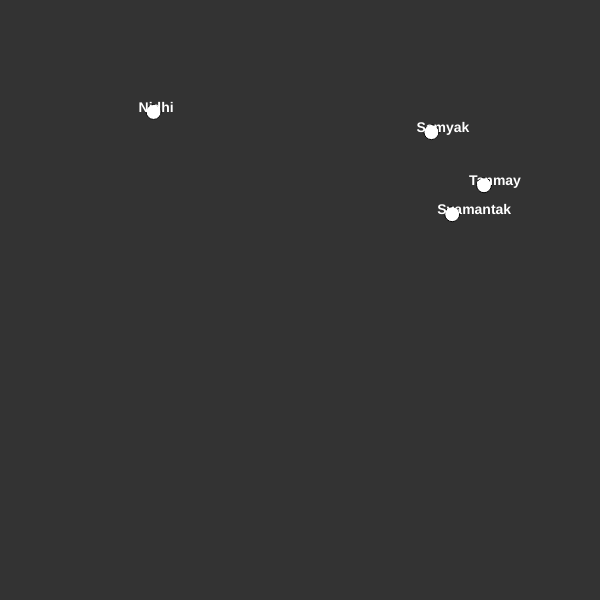
Frame 1 (no input)
Frame 60 (no input): identical to frame 1, image omitted
Frame 120 (the mouse pressed at the canvas centre since frame 60): identical to frame 1, image omitted

The p5.js sketch that drew this single still picture (run headless with seeded random() and noise() and a simulated clock; from frame 60 on, the mouse is pressed at the canvas centre):

// p5.js sketch
// ── sketch.js
var mygraph;

function setup() {
  createCanvas(600, 600)
  mygraph = new Graph();

  mygraph.add(new Node("Samyak", "Syamantak", random(10, width), random(10, height)))
  mygraph.add(new Node("Syamantak", "Tanmay", random(10, width), random(10, height)))
  mygraph.add(new Node("Tanmay", "Nidhi", random(10, width), random(10, height)))
  mygraph.add(new Node("Nidhi", "Rishi", random(10, width), random(10, height)))
  // mygraph.add(new Node("e", "f", random(10, width), random(10, height)))
  // mygraph.add(new Node("f", "g", random(10, width), random(10, height)))
  // mygraph.add(new Node("g", "h", random(10, width), random(10, height)))
  // mygraph.add(new Node("h", "i", random(10, width), random(10, height)))

  background(51);
  mygraph.show();
}

function draw() {

}

// ── graph.js
function Graph(){
  this.nodes = []
  this.vowels = ["a", "e", "i", "o", "u"]
  this.add = function(node){
    this.nodes.push(node)
  }

  this.analyze = function(){
    var arrtocheck = []
    var nodes = this.nodes;

    for(var i = 0; i < nodes.length; i++){
      //print(nodes[i])
      var split = nodes[i].name.split("")
      //print(split[split.length - 1])
      if(split[split.length - 1] == "k"){
        this.drawline(nodes[i].name, nodes[i].nextname)
      }else{
        print("NO")
      }
    }



    // var firstel = nodes.shift()
    // arrtocheck.push(firstel)
    // var count = 0
    // while(count <= this.nodes.length){
    //   print(arrtocheck)
    //   firstel = nodes.shift()
    //   if(arrtocheck[0].name[-1] == "k"){
    //     ind1 = this.getindex(arrtocheck[0].name)
    //     ind2 = this.getindex(arrtocheck[0].nextname)
    //     print("LINE")
    //     this.drawline(ind1, ind2)
    //   }else{
    //     arrtocheck.push(nodes.shift())
    //   }
    //   count+=1;
    }



  this.getindex = function(name){
    for(var j = this.nodes.length - 1; j >=0 ; j--){
      if(this.nodes[j].name == name){
        return j
      }
    }
    return -1
  }
  this.changenodename = function(from, to){
    var ind = this.getindex(from);
    if(ind != -1){

    }
  }
//   this.drawLines = function(){
//     for(var j = 0; j < this.nodes.length ; j++){
//       if(this.nodes[j].nextname){
//         print(this.nodes[j].nextname)
//         var ind = this.getindex(this.nodes[j].nextname)
//         print(ind)
//         if(ind != -1){
//           line(this.nodes[j].pos.x, this.nodes[j].pos.y, this.nodes[ind].pos.x, this.nodes[ind].pos.y)
//         }
//
//     }
//   }
// }

this.drawline = function(from, to){
  indfrom = this.getindex(from);
  indto = this.getindex(to);

  line(this.nodes[indfrom].pos.x, this.nodes[indfrom].pos.y, this.nodes[indto].pos.x,this.nodes[indto].pos.y)
}
  this.show = function(){
    for(var i = this.nodes.length - 1; i >=0 ; i--){
      this.nodes[i].show();
      // line(this.nodes[i].pos.x, this.nodes[i].pos.y, this.nodes[i+1].pos.x, this.nodes[i].pos.y)
    }
    // this.drawLines();
  }


}

// ── node.js
function Node(name, nextname, x, y){
  this.name = name;
  this.nextname = nextname;
  this.radius = 15;
  this.pos  = createVector(x, y)

  this.show = function(){
    ellipse(this.pos.x, this.pos.y, this.radius);
    textSize(14)
    textStyle(BOLD);
    fill(255, 255, 255)
    text(this.name, this.pos.x - this.radius, this.pos.y)
  }

}
